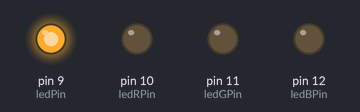
The sketch below on a simulated Arduino Uno, built with avr-gcc and run on an emulated ATmega328P. On the bench: output pins drawn as LEDs (lit = HIGH).

Above: at 0.1 s.
At 9.1 s:
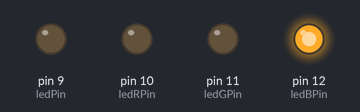
At 19.1 s:
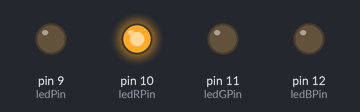
At 30.1 s:
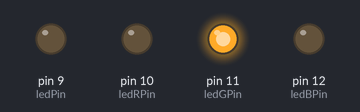
At 39.6 s:
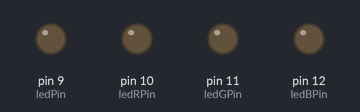
Timing chart, 0 to 41.1 s (numbered marks = the images above):
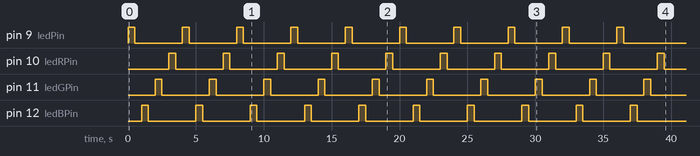

The sketch:

4_leds.ino
```cpp
int ledPin =  9;    // LED connected to digital pin 13
int ledBPin = 12;    // LED connected to digital pin 12
int ledGPin = 11;    // LED connected to digital pin 11
int ledRPin = 10;    // LED connected to digital pin 10

void setup()   {
 // initialize the digital pins as an output:
 pinMode(ledPin, OUTPUT);
 pinMode(ledBPin, OUTPUT);
 pinMode(ledGPin, OUTPUT);
 pinMode(ledRPin, OUTPUT);


for(int i = 0; i < 10; i += 1)
{
 digitalWrite(ledPin, HIGH);   // set the LED on
 delay(500);                  // wait
 digitalWrite(ledPin, LOW);    // set the LED off
 delay(500);                  // wait
 digitalWrite(ledBPin, HIGH);   // set the LED on
 delay(500);                  // wait
 digitalWrite(ledBPin, LOW);    // set the LED off
 delay(500);                  // wait for a second
 digitalWrite(ledGPin, HIGH);   // set the LED o
 delay(500);                  // wait
 digitalWrite(ledGPin, LOW);    // set the LED off
 delay(500);                   // wait
 digitalWrite(ledRPin, HIGH);   // set the LED o
 delay(500);                  // wait
 digitalWrite(ledRPin, LOW);    // set the LED off
 delay(500);                  // wait
   }
}
void loop(){}
```
